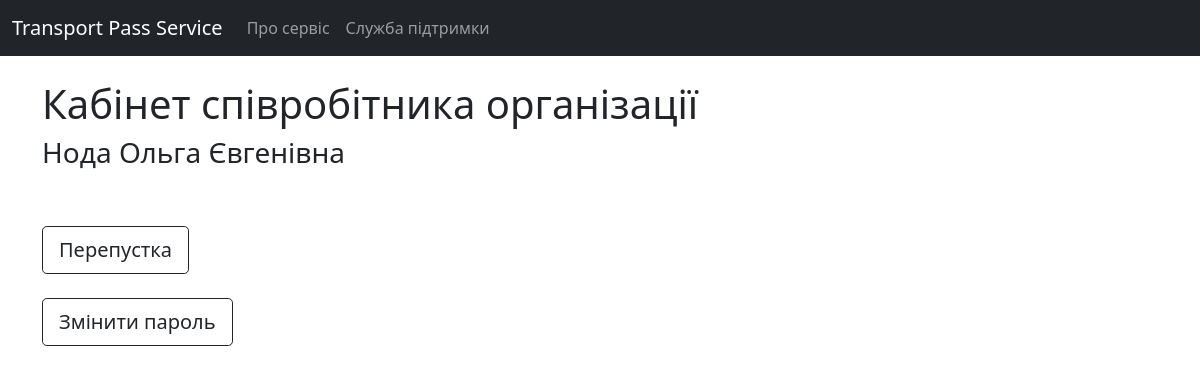
Screenshot of /user (signed in) with the database file from the repository.
### account/models.py (models this page shows)
class User(AbstractUser):
    patronymic = models.CharField(max_length=100)
    birthdate = models.DateField(null=True)
    phone = models.CharField(max_length=50)
    company_admin = models.BooleanField(default=False)
    company = models.ForeignKey(Company, blank=True, null=True, on_delete=models.CASCADE)

### account/views/user_views.py (the view)
# urls.py: path('user', user_views.user, name='user'),
@login_required
def user(request):
    return render(request, 'account/user/user.html')

### account/templates/account/user/user.html (shortened to what this page needs)
{% extends 'account/base.html' %}
{% block content %}
    <h1>Кабінет співробітника організації</h1>
    <h3>{{ user.last_name }} {{ user.first_name }} {{ user.patronymic }}</h3><br/><br/>
    <a href="{% url 'show_transport_pass' %}" class="btn btn-outline-dark btn-lg">Перепустка</a><br/><br/>
    <a href="{% url 'change_password' %}" class="btn btn-outline-dark btn-lg">Змінити пароль</a><br/><br/>
{% endblock %}

### rows the page displays
User: last_name "Нода", first_name "Ольга", patronymic "Євгенівна"
